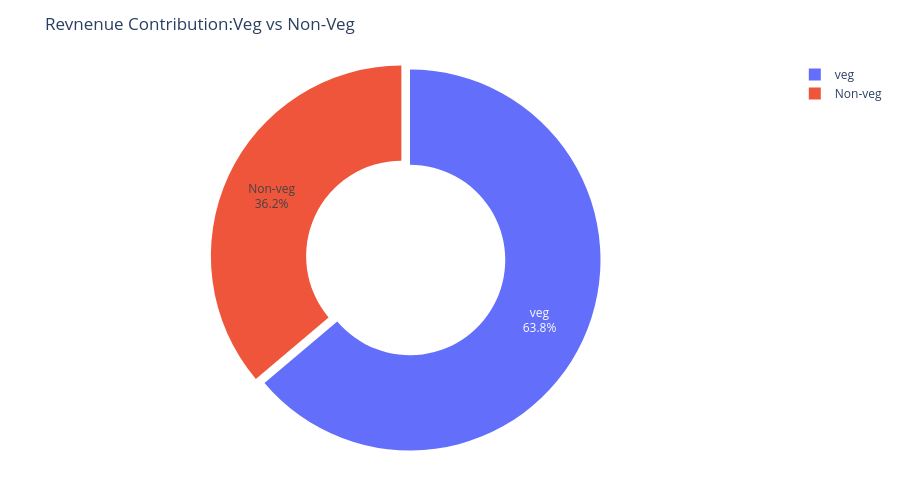

This figure's notebook cell:
### Code cell
fig = px.pie(
    food_revenue,
    values="Price (INR)",
    names="Food Category",
    hole=0.5,
    title="Revnenue Contribution:Veg vs Non-Veg",
)

fig.update_traces(
    textinfo="percent+label",
    pull=[0.05,0]
)

fig.update_layout(
    height=500,
    margin=dict(t=60,b=40,l=40,r=40)
)

fig.show()

### Figure 1 — Plotly figure (JSON) as saved in the notebook; plotly's stock layout.template omitted (floating-point values rounded to 4 significant figures)
{"data": [{"domain": {"x": [0, 1], "y": [0, 1]}, "hole": 0.5, "hovertemplate": "Food Category=%{label}<br>Price (INR)=%{value}<extra></extra>", "labels": ["Non-veg", "veg"], "legendgroup": "", "name": "", "pull": [0.05, 0], "showlegend": true, "textinfo": "percent+label", "type": "pie", "values": [19170000.0, 33840000.0]}], "layout": {"height": 500, "legend": {"tracegroupgap": 0}, "margin": {"b": 40, "l": 40, "r": 40, "t": 60}, "title": {"text": "Revnenue Contribution:Veg vs Non-Veg"}}}
